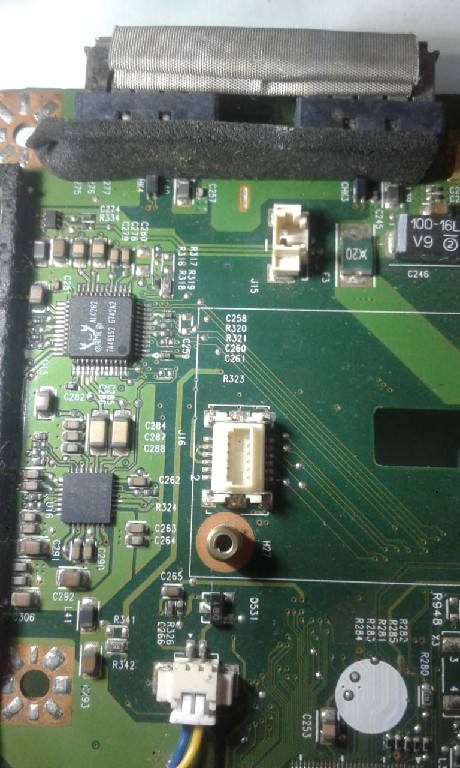
#> input picture motherboards/placa2.jpg, 460 x 768 px
$ python filter.py
#> lines starting #> are read from the running program, lines starting #| are printed output that depends on the picture; after the words box and inside, x2 and y2 are one past the last pixel; in counts of white or black regions, pixels touching at a corner belong together
import cv2

imgInput = cv2.imread("motherboards/placa2.jpg", 0)
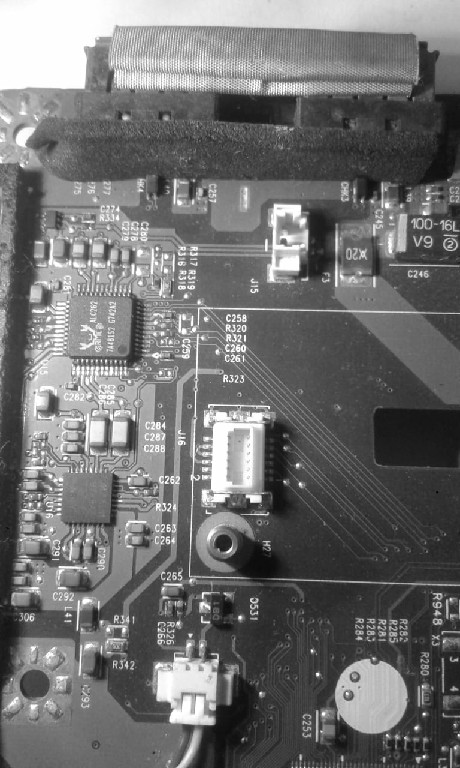
#> imgInput: shape (768, 460); min 3, max 255, mean 112.1
imgInput = cv2.adaptiveThreshold(imgInput, 255, cv2.ADAPTIVE_THRESH_GAUSSIAN_C,
                                 cv2.THRESH_BINARY, 11, -2)
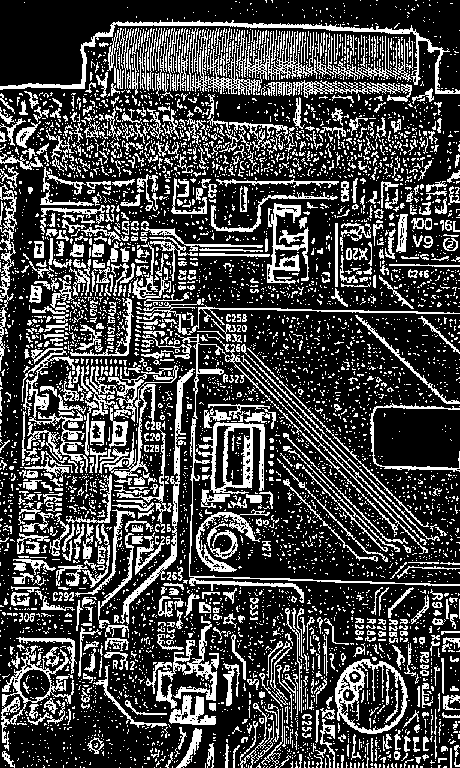
#> imgInput: shape (768, 460); 27.6% white in thin lines or dots
imgInput = cv2.medianBlur(imgInput, 7)
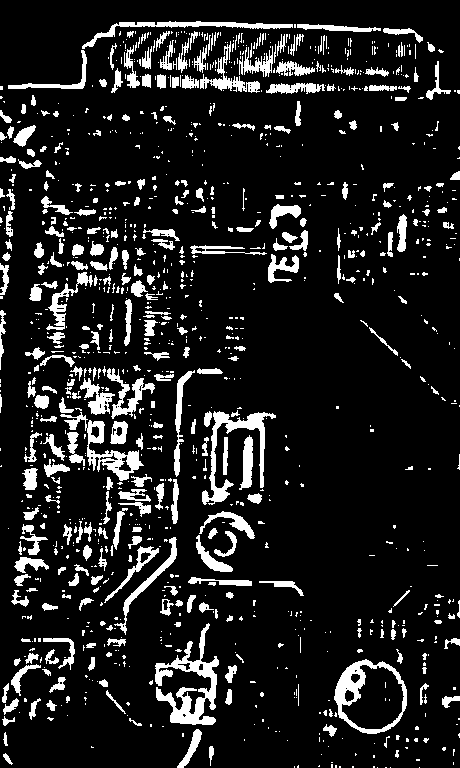
#> imgInput: shape (768, 460); 12.2% white; 1191 white regions (862 under 20 px), largest, box (x1, y1, x2, y2) and area: (155, 623, 219, 725) 2276, (202, 411, 276, 505) 1551, (334, 659, 407, 734) 1486

cv2.imwrite("Outputs_tests_filters/saida_teste2.jpg", imgInput)

$ run again, with motherboards/placa1.jpg copied over motherboards/placa2.jpg
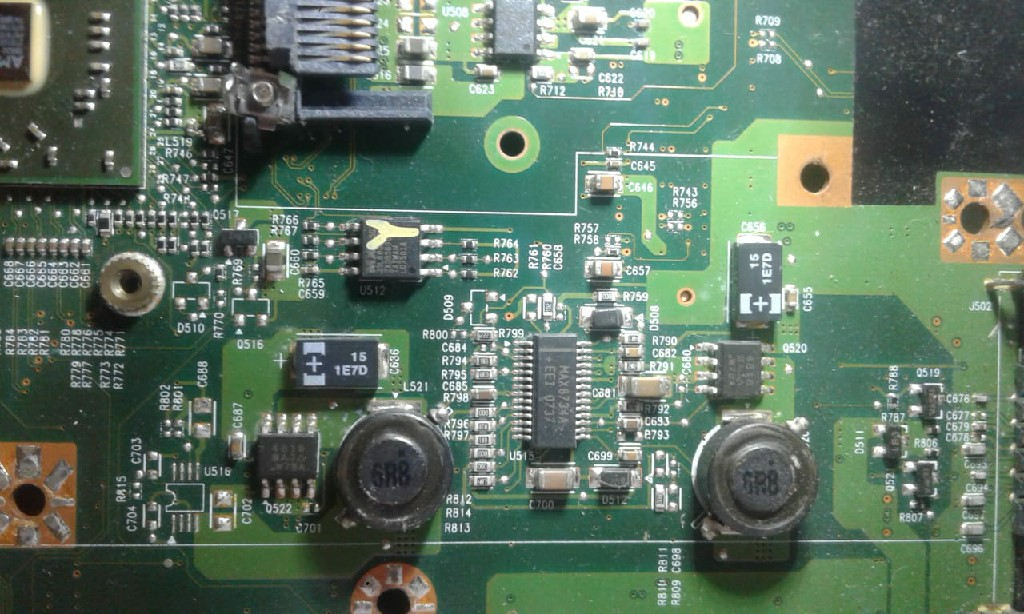
#> input picture motherboards/placa1.jpg, 1024 x 614 px
#> `imgInput = cv2.adaptiveThreshold(imgInput, 255, cv2.ADAPTIVE_THRESH_GA..`:
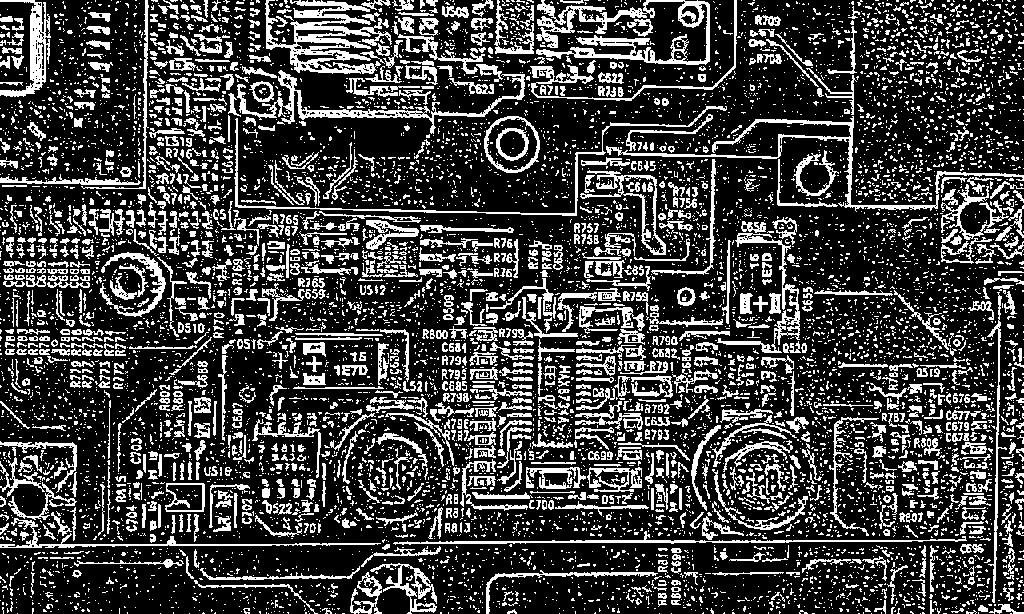
#> imgInput: shape (614, 1024); 25.2% white in thin lines or dots
#> `imgInput = cv2.medianBlur(imgInput, 7)`:
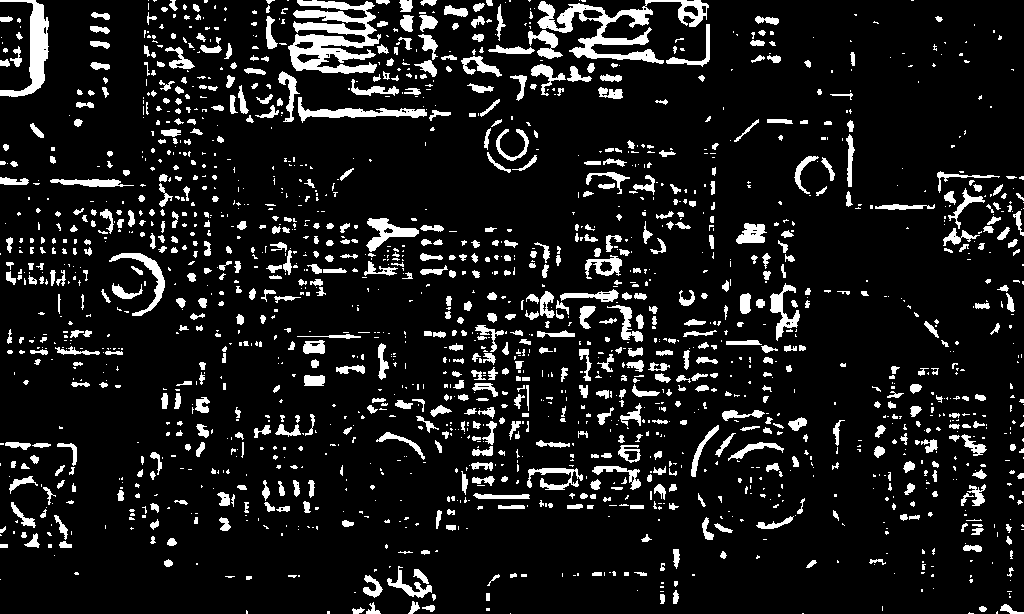
#> imgInput: shape (614, 1024); 10.6% white; 1807 white regions (1089 under 20 px), largest, box (x1, y1, x2, y2) and area: (288, 0, 381, 74) 3703, (537, 0, 709, 64) 3156, (0, 0, 49, 97) 1603

$ run again, with motherboards/placa10.jpg copied over motherboards/placa2.jpg
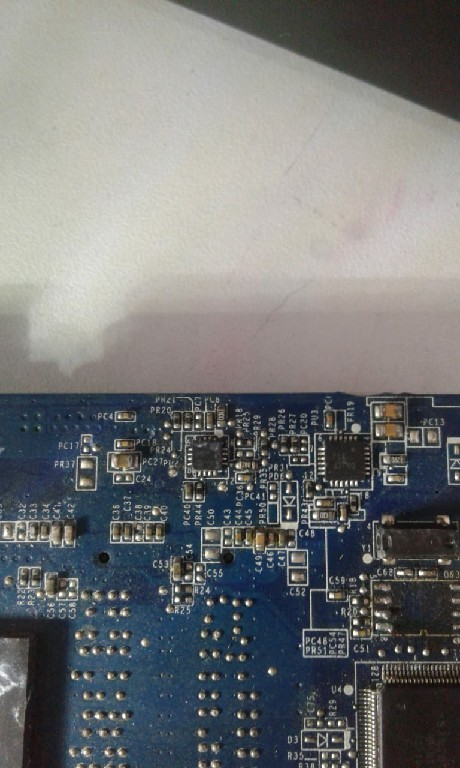
#> input picture motherboards/placa10.jpg, 460 x 768 px
#> `imgInput = cv2.adaptiveThreshold(imgInput, 255, cv2.ADAPTIVE_THRESH_GA..`:
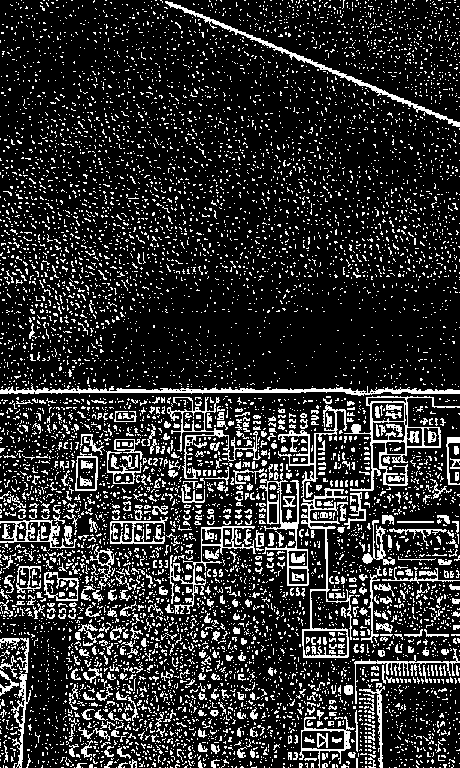
#> imgInput: shape (768, 460); 18% white in thin lines or dots
#> `imgInput = cv2.medianBlur(imgInput, 7)`:
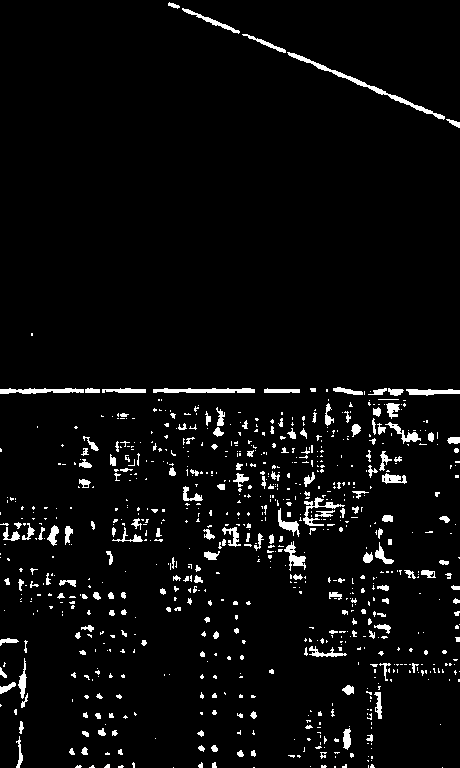
#> imgInput: shape (768, 460); 4.3% white; 801 white regions (608 under 20 px), largest, box (x1, y1, x2, y2) and area: (287, 52, 445, 120) 670, (153, 388, 255, 393) 411, (0, 388, 84, 394) 351

$ run again, with motherboards/placa11.jpg copied over motherboards/placa2.jpg
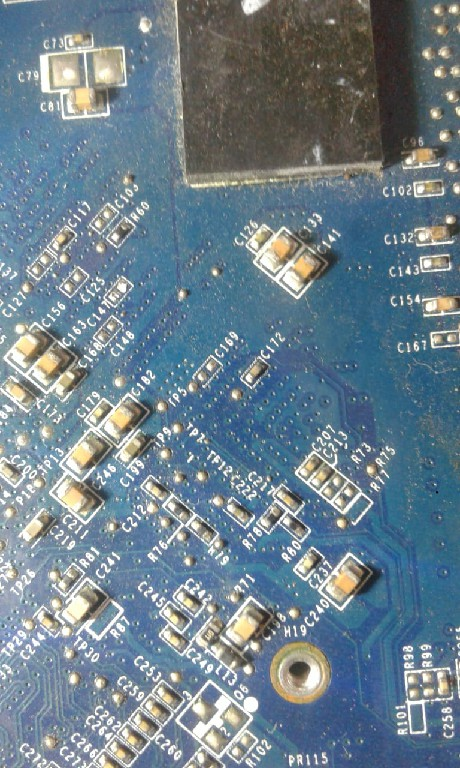
#> input picture motherboards/placa11.jpg, 460 x 768 px
#> `imgInput = cv2.adaptiveThreshold(imgInput, 255, cv2.ADAPTIVE_THRESH_GA..`:
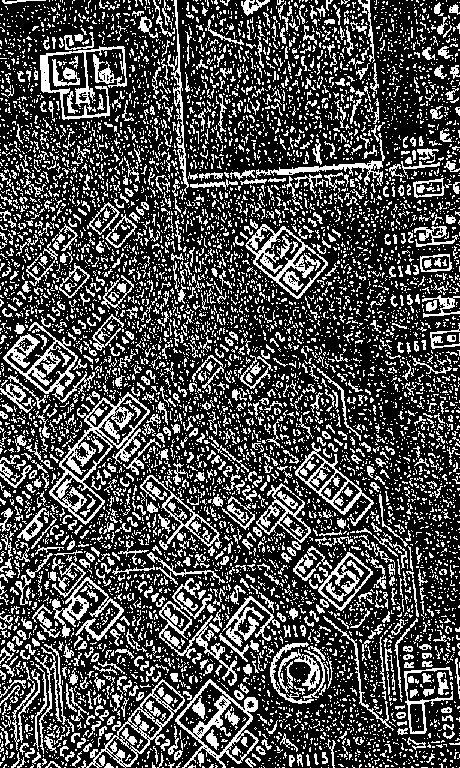
#> imgInput: shape (768, 460); 29.9% white in thin lines or dots
#> `imgInput = cv2.medianBlur(imgInput, 7)`:
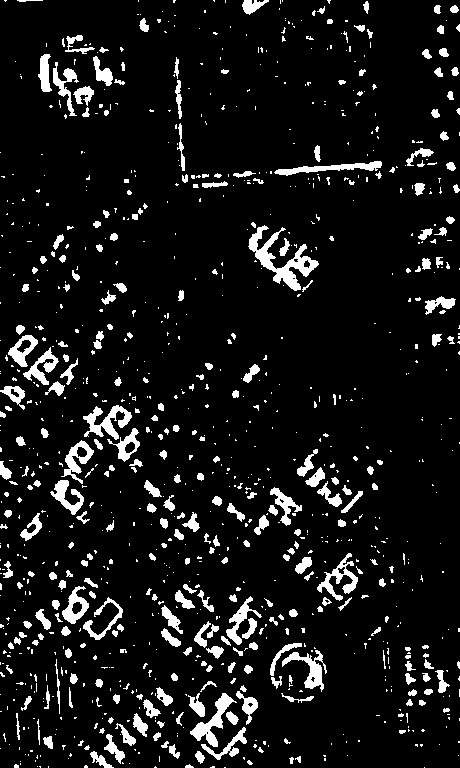
#> imgInput: shape (768, 460); 8.7% white; 1029 white regions (730 under 20 px), largest, box (x1, y1, x2, y2) and area: (248, 225, 319, 291) 1400, (83, 405, 132, 440) 741, (190, 693, 237, 747) 727
